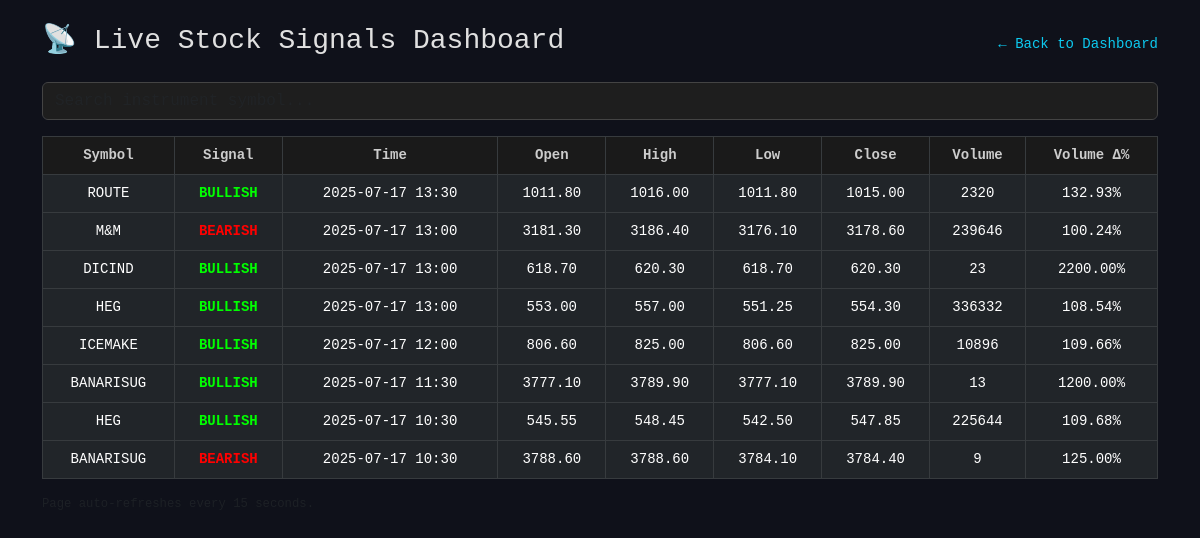
/signals_nse_stock, run on an earlier commit of the app's database.
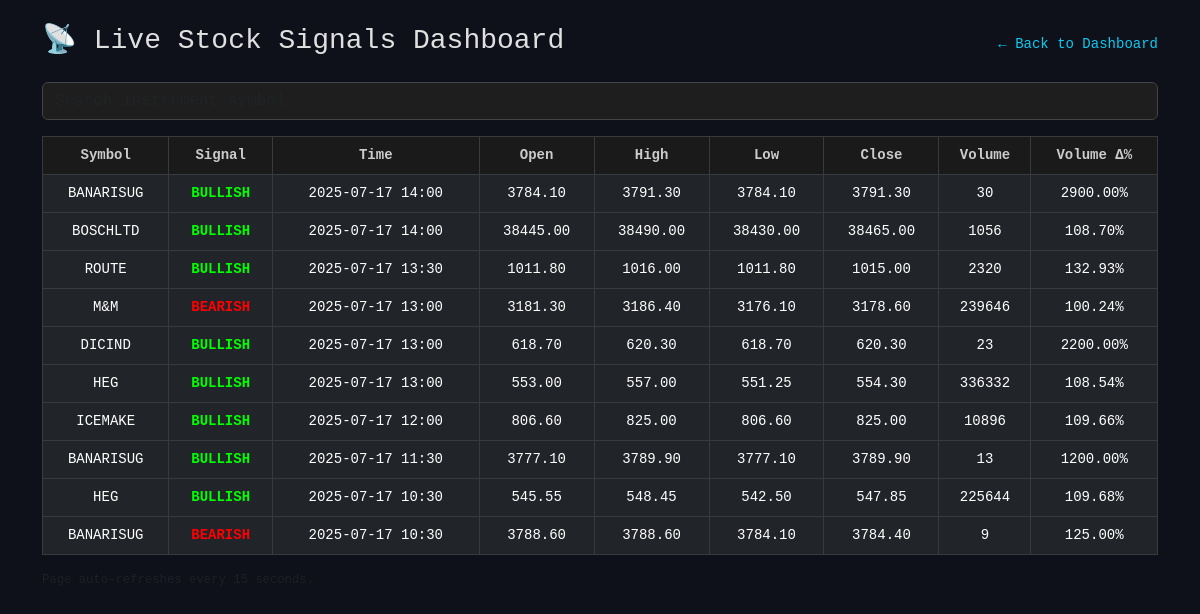
And on a later commit of the database.
### tables this page shows
CREATE TABLE signals_nse_stocks (
    id INTEGER PRIMARY KEY AUTOINCREMENT,
    symbol TEXT,
    signal_type TEXT,
    signal_time TEXT,
    open REAL, high REAL, low REAL, close REAL,
    volume REAL, volume_delta REAL
);

### app_vpa.py (the view)
@app.route("/signals_nse_stock")
def view_signals_nse_stock():
    conn = sqlite3.connect('signals.db')
    conn.row_factory = sqlite3.Row
    cursor = conn.cursor()
    today = datetime.now().strftime("%Y-%m-%d")
    cursor.execute("""
        SELECT * FROM signals_nse_stocks
        WHERE DATE(signal_time) = ?
        ORDER BY signal_time DESC
    """, (today,))
    rows = cursor.fetchall()
    conn.close()
    return render_template("signals_nse_stock.html", signals=rows)

### app_vpa.py (called while the page is built)
@app.before_request
def extend_session():
    session.permanent = True

### templates/signals_nse_stock.html (shortened to what this page needs)
<!DOCTYPE html>
<html lang="en">
<head>
    <link href="https://cdn.jsdelivr.net/npm/bootstrap@5.3.0/dist/css/bootstrap.min.css" rel="stylesheet">
</head>
<body>
    <div class="container py-4">
        <div class="d-flex justify-content-between align-items-center mb-3">
            <h3>📡 Live Stock Signals Dashboard</h3>
            <a href="/" class="back-link">← Back to Dashboard</a>
        </div>
        <input type="text" id="searchInput" class="form-control mb-3" placeholder="Search instrument symbol...">
        <table class="table table-dark table-bordered table-hover" id="signalsTable">
            <thead>
                <tr>
                    <th>Symbol</th>
                    <th>Signal</th>
                    <th>Time</th>
                    <th>Open</th>
                    <th>High</th>
                    <th>Low</th>
                    <th>Close</th>
                    <th>Volume</th>
                    <th>Volume Δ%</th>
                </tr>
            </thead>
            <tbody>
                {% if signals %}
                {% for row in signals %}
                <tr>
                    <td>{{ row.symbol }}</td>
                    <td>
                        <strong style="color: {{ 'lime' if row.signal_type == 'BULLISH' else 'red' }}">
                            {{ row.signal_type }}
                        </strong>
                    </td>
                    <td>{{ row.signal_time[:16] }}</td>
                    <td>{{ "%.2f"|format(row.open) }}</td>
                    <td>{{ "%.2f"|format(row.high) }}</td>
                    <td>{{ "%.2f"|format(row.low) }}</td>
                    <td>{{ "%.2f"|format(row.close) }}</td>
                    <td>{{ "%.0f"|format(row.volume) }}</td>
                    <td>{{ "%.2f"|format(row.volume_delta) }}%</td>
                </tr>
                {% endfor %}
                {% else %}
                <tr>
                    <td colspan="9" class="text-center">No signals available for today.</td>
                </tr>
                {% endif %}
            </tbody>
        </table>
        <p class="text-muted small mt-3">Page auto-refreshes every 15 seconds.</p>
    </div>
</body>
</html>

### templates/signals_nse_stock.html (style rules this page uses)
body { font-family: 'Roboto Mono', monospace; font-size: 14px; background-color: #0f111a; color: #e0e0e0; }
.table-dark th, .table-dark td { vertical-align: middle; text-align: center; }
.table th, .table td { vertical-align: middle; text-align: center; font-size: 14px; }
.table thead th { position: sticky; top: 0; z-index: 2; background-color: #1a1a1a; color: #ccc; }
input.form-control { background-color: #1e1e1e; color: #fff; border: 1px solid #444; }
.back-link { color: #0dcaf0; text-decoration: none; }

What changed in the data, as far as the page shows it:
added signals_nse_stocks: symbol "BANARISUG", signal_type "BULLISH", signal_time "2025-07-17 14:00", open "3784.10", high "3791.30", low "3784.10", close "3791.30", volume "30", volume_delta "2900.00"
added signals_nse_stocks: symbol "BOSCHLTD", signal_type "BULLISH", signal_time "2025-07-17 14:00", open "38445.00", high "38490.00", low "38430.00", close "38465.00", volume "1056", volume_delta "108.70"
